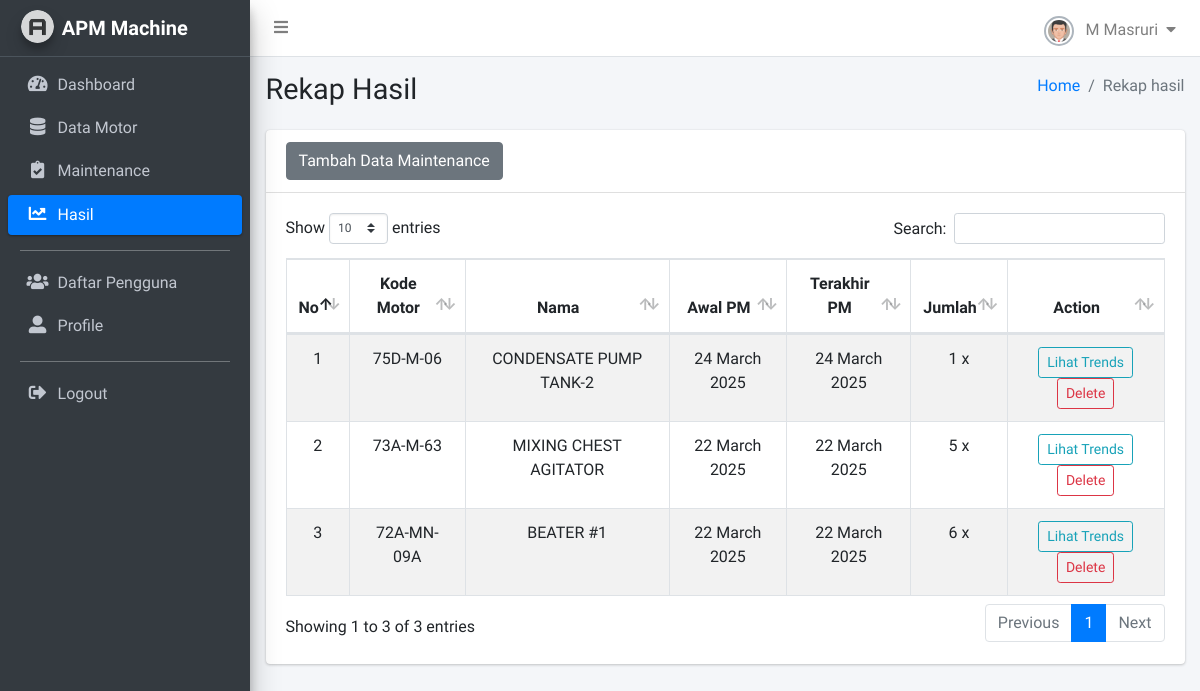
The app's page /apm-machine/data-results/ (signed in) with its own data.
### monitoring/models.py (models this page shows, shortened)
class Motor(models.Model):
    tag_number = models.CharField(_("Tag No"), max_length=50, unique=True)
    name = models.CharField(_("Motor Name"), max_length=100, null=True, blank=True)
    output = models.FloatField(_("Output"), help_text='Daya dalam KW', null=True, blank=True)
    voltage = models.FloatField(_("Voltage"), help_text='Tegangan dalam Volt', null=True, blank=True)
    starter_type = models.CharField(_("Starter Type"), max_length=50, null=True, blank=True)
    set_ol = models.FloatField(_("SET OL"), null=True, blank=True)
    input = models.FloatField(_("Input"), help_text='Arus dalam Ampere', null=True, blank=True)
    speed = models.FloatField(_("Speed"), help_text='RPM', null=True, blank=True)
    frek = models.FloatField(_("FREK/WEN/CY/HZ"), null=True, blank=True)
    frame = models.CharField(_("Frame"), max_length=50, null=True, blank=True)
    foundation_type = models.CharField(_("Fondation Type"), max_length=50, help_text='Rigid atau Flexible', null=True, blank=True)
    class_type = models.CharField(_("Class Type"), max_length=50, help_text='Kelas 2 atau 3', null=True, blank=True)
    created_at = models.DateTimeField(auto_now_add=True, verbose_name="Dibuat Pada")
    class Meta:
        verbose_name = "Motor"
        verbose_name_plural = "Daftar Motor"

### monitoring/views/results.py (the view)
# urls.py: path("data-results/", data_results, name="data_results"),
@login_required(login_url='login')
def data_results(request):
    motors = Motor.objects.annotate(
        total_maintenance=Count('maintenance'),
        first_maintenance=Min('maintenance__tanggal_maintenance'),
        last_maintenance=Max('maintenance__created_at')
    ).filter(total_maintenance__gt=0).order_by('-last_maintenance')
    context = {
        'motors': motors
    }
    return render(request, 'tables/data_hasil.html', context)

### templates/tables/data_hasil.html (shortened to what this page needs)
{% load static %}
<!DOCTYPE html>
<html lang="en">
<head>
    <link rel="stylesheet" href="{% static 'plugins/fontawesome-free/css/all.min.css' %}">
    <link rel='stylesheet' href='https://cdnjs.cloudflare.com/ajax/libs/font-awesome/4.0.3/css/font-awesome.css'>
    <link rel="stylesheet" href="{% static 'plugins/datatables-bs4/css/dataTables.bootstrap4.min.css' %}">
    <link rel="stylesheet" href="{% static 'plugins/datatables-responsive/css/responsive.bootstrap4.min.css' %}">
    <link rel="stylesheet" href="{% static 'plugins/sweetalert2-theme-bootstrap-4/bootstrap-4.min.css' %}">
    <link rel="stylesheet" href="{% static 'plugins/toastr/toastr.min.css' %}">
    <link rel="stylesheet" href="{% static 'dist/css/adminlte.min.css' %}">
</head>
<body class="hold-transition sidebar-mini layout-fixed layout-navbar-fixed">
    <div class="wrapper">
        {% include 'snippets/navbar.html' %}
        {% include 'snippets/sidebar.html' %}
        <div class="content-wrapper">
            <section class="content-header">
            <div class="container-fluid">
                <div class="row mb-2">
                <div class="col-sm-6">
                    <h1>Rekap Hasil</h1>
                </div>
                <div class="col-sm-6">
                    <ol class="breadcrumb float-sm-right">
                    <li class="breadcrumb-item"><a href="#">Home</a></li>
                    <li class="breadcrumb-item active">Rekap hasil</li>
                    </ol>
                </div>
                </div>
            </div>
            </section>
            <section class="content">
                <div class="container-fluid">
                    <div class="row">
                        <div class="col-12">
                            <div class="card">
                                <div class="card-header">
                                    <a href="{% url 'data_maintenance' %}" class="btn btn-secondary">
                                    Tambah Data Maintenance
                                    </a>
                                </div>
                            <div class="card-body">
                                <table id="datahasil" class="table table-bordered table-striped text-center">
                                <thead>
                                <tr>
                                    <th>No</th>
                                    <th>Kode Motor</th>
                                    <th>Nama</th>
                                    <th>Awal PM</th>
                                    <th>Terakhir PM</th>
                                    <th>Jumlah</th>
                                    <th>Action</th>
                                </tr>
                                </thead>
                                <tbody>
                                    {% for m in motors %}
                                    <tr>
                                        <td>{{forloop.counter}}</td>
                                        <td>{{m.tag_number}}</td>
                                        <td>{{m.name}}</td>
                                        <td>{{m.first_maintenance|date:'d F Y'}}</td>
                                        <td>{{m.last_maintenance|date:'d F Y'}}</td>
                                        <td>{{m.total_maintenance}} x</td>
                                        <td>
                                            <a href="{% url 'motor_trend' m.id %}" class="btn btn-outline-info btn-sm"> Lihat Trends </a>
                                            <button type="button" class="btn btn-outline-danger btn-sm" data-toggle="modal" data-target="#hapusalldatamaintenance{{m.id}}">Delete</button>
                                        </td>
                                    </tr>
                                    {% endfor %}
                                </tbody>
                                </table>
                            </div>
                            </div>
                        </div>
                    </div>
                </div>
            </section>
        </div>
    </div>
</body>
</html>

### templates/snippets/navbar.html (shortened to what this page needs)
{% load static %}
<nav class="main-header navbar navbar-expand navbar-white navbar-light">
    <ul class="navbar-nav">
        <li class="nav-item">
            <a class="nav-link" data-widget="pushmenu" href="#" role="button">
                <i class="fas fa-bars"></i>
            </a>
        </li>
    </ul>
    <ul class="navbar-nav ml-auto">
        <li class="nav-item dropdown">
            <a class="nav-link" data-toggle="dropdown" href="#">
                <img class="img-circle img-bordered-sm" src="{% static 'dist/img/user.jpg' %}" alt="User Image" width="30" height="30">
                <span class="ml-2">{{ request.user.first_name }} {{ request.user.last_name }}</span>
                <i class="fas fa-caret-down ml-1"></i>
            </a>
        </li>
    </ul>
</nav>

### records on screen
Motor: tag_number "75D-M-06", name "CONDENSATE PUMP TANK-2", first_maintenance "24 March 2025", last_maintenance "24 March 2025", total_maintenance "1"
Motor: tag_number "73A-M-63", name "MIXING CHEST AGITATOR", first_maintenance "22 March 2025", last_maintenance "22 March 2025", total_maintenance "5"
Motor: tag_number "72A-MN-09A", name "BEATER #1", first_maintenance "22 March 2025", last_maintenance "22 March 2025", total_maintenance "6"

### other values on screen
{{ request.user.first_name }} "M"
{{ request.user.last_name }} "Masruri"
